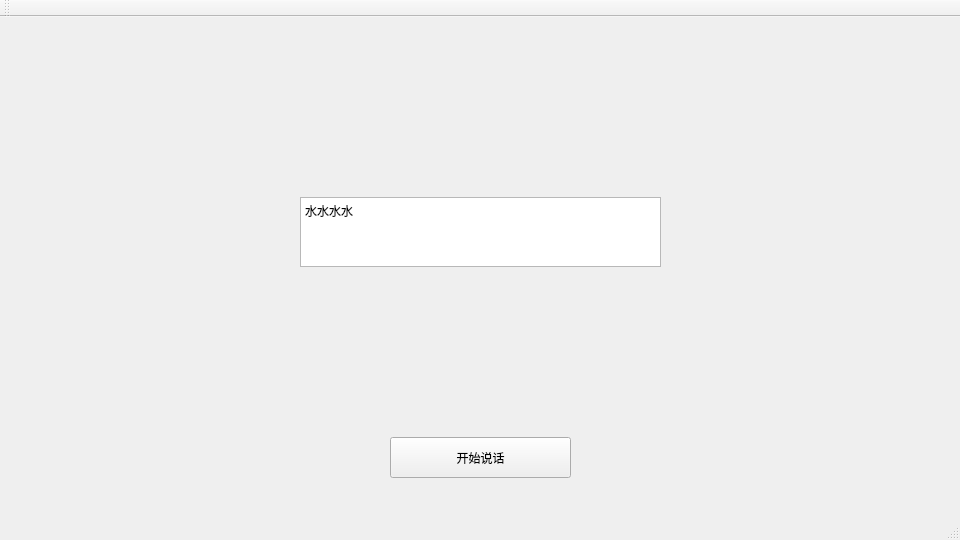
<?xml version="1.0" encoding="UTF-8"?>
<ui version="4.0">
 <class>chatAIClass</class>
 <widget class="QMainWindow" name="chatAIClass">
  <property name="geometry">
   <rect>
    <x>0</x>
    <y>0</y>
    <width>960</width>
    <height>540</height>
   </rect>
  </property>
  <property name="windowTitle">
   <string>chatAI</string>
  </property>
  <widget class="QWidget" name="centralWidget">
   <widget class="QPushButton" name="talkBegin">
    <property name="geometry">
     <rect>
      <x>390</x>
      <y>420</y>
      <width>181</width>
      <height>41</height>
     </rect>
    </property>
    <property name="text">
     <string>开始说话</string>
    </property>
    <property name="iconSize">
     <size>
      <width>16</width>
      <height>16</height>
     </size>
    </property>
   </widget>
   <widget class="QTextEdit" name="text1">
    <property name="geometry">
     <rect>
      <x>300</x>
      <y>180</y>
      <width>361</width>
      <height>70</height>
     </rect>
    </property>
    <property name="html">
     <string>&lt;!DOCTYPE HTML PUBLIC &quot;-//W3C//DTD HTML 4.0//EN&quot; &quot;http://www.w3.org/TR/REC-html40/strict.dtd&quot;&gt;
&lt;html&gt;&lt;head&gt;&lt;meta name=&quot;qrichtext&quot; content=&quot;1&quot; /&gt;&lt;meta charset=&quot;utf-8&quot; /&gt;&lt;style type=&quot;text/css&quot;&gt;
p, li { white-space: pre-wrap; }
hr { height: 1px; border-width: 0; }
li.unchecked::marker { content: &quot;\2610&quot;; }
li.checked::marker { content: &quot;\2612&quot;; }
&lt;/style&gt;&lt;/head&gt;&lt;body style=&quot; font-family:'Microsoft YaHei UI'; font-size:9pt; font-weight:400; font-style:normal;&quot;&gt;
&lt;p style=&quot; margin-top:0px; margin-bottom:0px; margin-left:0px; margin-right:0px; -qt-block-indent:0; text-indent:0px;&quot;&gt;水水水水&lt;/p&gt;&lt;/body&gt;&lt;/html&gt;</string>
    </property>
   </widget>
  </widget>
  <widget class="QMenuBar" name="menuBar">
   <property name="geometry">
    <rect>
     <x>0</x>
     <y>0</y>
     <width>960</width>
     <height>20</height>
    </rect>
   </property>
  </widget>
  <widget class="QToolBar" name="mainToolBar">
   <attribute name="toolBarArea">
    <enum>TopToolBarArea</enum>
   </attribute>
   <attribute name="toolBarBreak">
    <bool>false</bool>
   </attribute>
  </widget>
  <widget class="QStatusBar" name="statusBar"/>
 </widget>
 <layoutdefault spacing="6" margin="11"/>
 <resources>
  <include location="chatAI.qrc"/>
 </resources>
 <connections/>
</ui>
